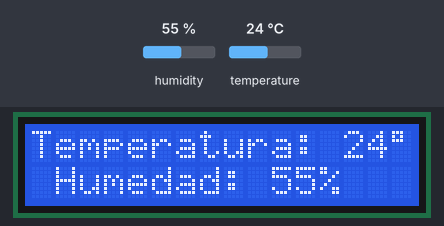
The sketch below on a simulated Arduino Uno, built with avr-gcc and run on an emulated ATmega328P. Parts: 16×2 character LCD. Wiring (inferred from the names in the program): DHT11 sensor: data pin 2. The test bench sets the inputs (shaded band); at power-on: humidity 55 %, temperature 24 °C.

Above: at 4.2 s.
4.3 s: humidity set to 22 %
At 14.2 s:
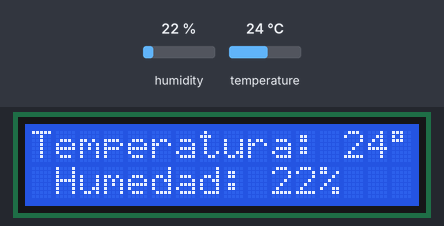
16.2 s: temperature set to 12 °C
At 23.8 s:
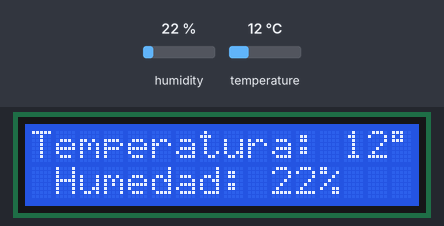
24.2 s: humidity set to 40 %
At 33.3 s:
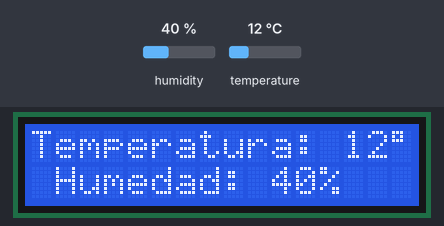
33.8 s: temperature set to 19 °C
At 42.9 s:
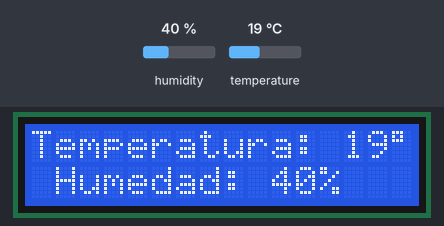
Timing chart, 0 to 44.3 s (numbered marks = the images above; inputs shaded):
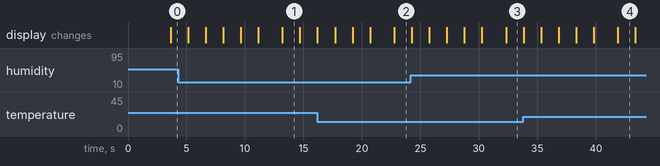

Measured:
- what the display in image 1 shows lasts 1.5 s, from 13.2 s to 14.7 s

The sketch:

Estacion_de_clima.ino
```cpp
#include "DHT.h"
#define DHTPIN 2 //pin conecta rsensor
#define DHTTYPE DHT11 //selecciona dht11
DHT dht(DHTPIN, DHTTYPE);

#include <Wire.h>
#include <LiquidCrystal_I2C.h>
LiquidCrystal_I2C lcd (0x27, 16, 2);
// SCL  ----  A5
// SDA  ----  A4

void setup() {
Serial.begin(9600);
dht.begin();//inicia sensor
  Wire.begin();
  lcd.begin(16, 2);
  lcd.clear();
  lcd.backlight();
  lcd.setCursor(2,0);
  lcd.print("Clima Actual");
  delay(3000);
}

void loop() {
int h = dht.readHumidity();//leer humedad
int t = dht.readTemperature();// leer temperatura

    lcd.setCursor(1, 0);
  lcd.print("Temperatura: ");
  lcd.setCursor(14, 0);
  lcd.print(t);
  lcd.setCursor(16, 0);
  lcd.print((char)223);
  lcd.setCursor(17, 0);
  lcd.print('C');
    lcd.setCursor(2, 1);
  lcd.print("Humedad: ");
  lcd.setCursor(11, 1);
  lcd.print(h);
lcd.setCursor(13, 1);
  lcd.print("%");

  for(int c=0;c<3;c++){
  lcd.scrollDisplayLeft();
  delay(1500);
  }
  for(int c=0; c<3;c++){
  lcd.scrollDisplayRight();
  delay(1500);
  }

}
```
